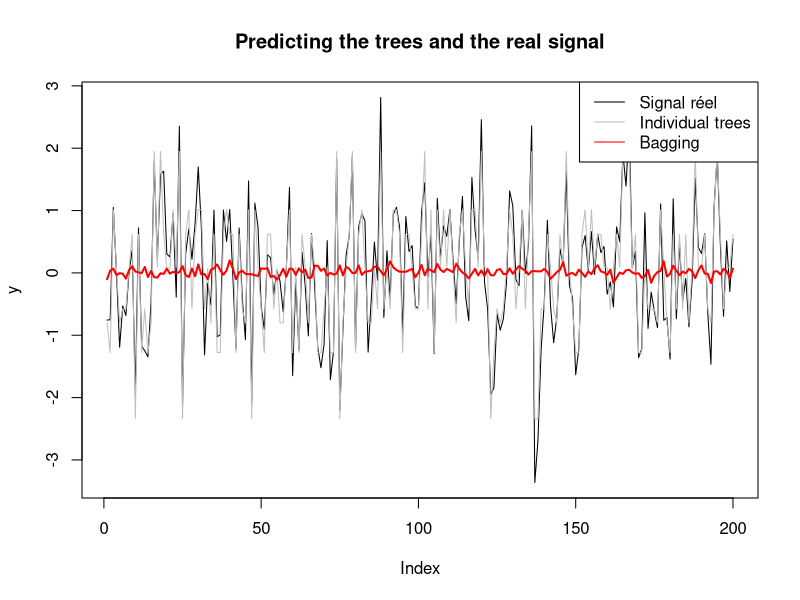

This figure's R source:
## ---- chunk 1

data0 <- read.table("data0.txt", header = TRUE)
data1 <- read.table("data1.txt", header = TRUE)

#rpart for estimating a tree
library(rpart)

#Combining the training and testing data
data <- rbind(data0, data1)

X <- data[, -ncol(data)]
y <- data[, ncol(data)]

#Regression tree
tree <- rpart(y ~ ., data = X)

#Calculating the errors and the prediction
predictions <- predict(tree, X)
rmse <- sqrt(mean((predictions - y)^2))
mape <- mean(abs((predictions - y) / y))

cat("Initial tree's RMSE: ", rmse, "\n")
cat("Initial tree's MAPE: ", mape, "\n")

#Bagging predictor
bag.tree <- function(formula, data, nboot = 100) {
 n <- nrow(data)
 predictions <- matrix(nrow = n, ncol = nboot)
 
 for (i in 1:nboot) {
   idx <- sample(n, replace = TRUE)
   data.boot <- data[idx, ]
   tree <- rpart(formula, data = data.boot)
   predictions[, i] <- predict(tree, data)
 }
 
 bagged.prediction <- rowMeans(predictions)
 return(bagged.prediction)
}

bagged.predictions <- bag.tree(y ~ ., data = X, nboot = 100)

#Calculating correlations
tree.predictions <- predictions
cor.matrix <- cor(t(tree.predictions))

bagged.rmse <- sqrt(mean((bagged.predictions - y)^2))
bagged.mape <- mean(abs((bagged.predictions - y) / y))

cat("RMSE of the bagging: ", bagged.rmse, "\n")
cat("MAPE of the bagging: ", bagged.mape, "\n")


plot(y, type = "l", col = "black", main = "Predicting the trees and the real signal")
lines(predictions, col = "gray")
lines(bagged.predictions, col = "red", lwd = 2)
legend("topright", legend = c("Signal réel", "Individual trees", "Bagging"),
      col = c("black", "gray", "red"), lty = 1)

#Changing the number of the bootstrap draws
bagged.predictions.50 <- bag.tree(y ~ ., data = X, nboot = 50)
bagged.rmse.50 <- sqrt(mean((bagged.predictions.50 - y)^2))
bagged.mape.50 <- mean(abs((bagged.predictions.50 - y) / y))

cat("RMSE:", bagged.rmse.50, "\n")
cat("MAPE:", bagged.mape.50, "\n")
